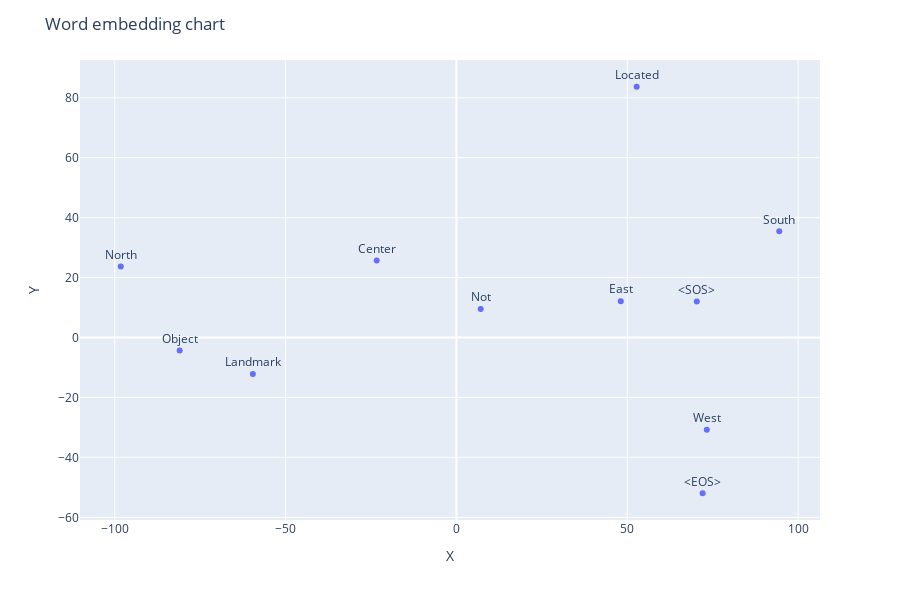

The code cell stored with this chart in its notebook:
### Markdown cell above
### Using TSNE

### Code cell
embeddings = model.embeddings.weight.cpu().detach().numpy()
data_frame = pd.DataFrame(embeddings)
tsne = TSNE(n_components=2,perplexity=2,
            learning_rate="auto")

embed_df = tsne.fit_transform(data_frame.values)
embed_df = pd.DataFrame(embed_df, columns=list('XY'))
embed_df["Words"] = vocabulary


# Create the fig
fig = px.scatter(embed_df, x='X', y='Y', text='Words', log_x = False, size_max = 60)

fig.update_traces(textposition='top center')
# setting up the height and title
fig.update_layout(
    height=600,
    title_text='Word embedding chart'
)
# displaying the figure
fig.write_html("../n-gram_tsne.html")
fig

### Figure 1 — Plotly figure (JSON) as saved in the notebook; plotly's stock layout.template omitted (floating-point values rounded to 4 significant figures)
{"data": [{"hovertemplate": "X=%{x}<br>Y=%{y}<br>Words=%{text}<extra></extra>", "legendgroup": "", "marker": {"color": "#636efa", "symbol": "circle"}, "mode": "markers+text", "name": "", "orientation": "v", "showlegend": false, "text": ["<SOS>", "Located", "Object", "Landmark", "North", "South", "East", "West", "Center", "Not", "<EOS>"], "textposition": "top center", "type": "scatter", "x": [70.36, 52.75, -81.0, -59.57, -98.24, 94.48, 48.1, 73.29, -23.33, 7.104, 72.05], "xaxis": "x", "y": [12.02, 83.68, -4.303, -12.15, 23.66, 35.45, 12.14, -30.78, 25.72, 9.486, -51.96], "yaxis": "y"}], "layout": {"height": 600, "legend": {"tracegroupgap": 0}, "margin": {"t": 60}, "title": {"text": "Word embedding chart"}, "xaxis": {"anchor": "y", "domain": [0, 1], "title": {"text": "X"}}, "yaxis": {"anchor": "x", "domain": [0, 1], "title": {"text": "Y"}}}}
